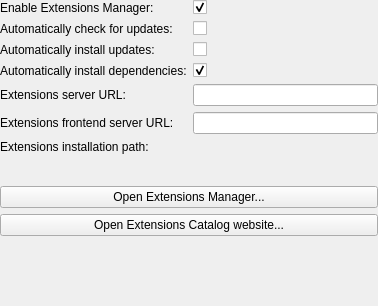
<?xml version="1.0" encoding="UTF-8"?>
<ui version="4.0">
 <class>qCjyxSettingsExtensionsPanel</class>
 <widget class="ctkSettingsPanel" name="qCjyxSettingsExtensionsPanel">
  <property name="geometry">
   <rect>
    <x>0</x>
    <y>0</y>
    <width>378</width>
    <height>306</height>
   </rect>
  </property>
  <property name="windowTitle">
   <string>Extensions</string>
  </property>
  <layout class="QVBoxLayout" name="verticalLayout">
   <property name="leftMargin">
    <number>0</number>
   </property>
   <property name="topMargin">
    <number>0</number>
   </property>
   <property name="rightMargin">
    <number>0</number>
   </property>
   <property name="bottomMargin">
    <number>0</number>
   </property>
   <item>
    <layout class="QFormLayout" name="formLayout">
     <property name="fieldGrowthPolicy">
      <enum>QFormLayout::AllNonFixedFieldsGrow</enum>
     </property>
     <item row="0" column="0">
      <widget class="QLabel" name="ExtensionsManagerEnabledLabel">
       <property name="text">
        <string>Enable Extensions Manager:</string>
       </property>
      </widget>
     </item>
     <item row="0" column="1">
      <widget class="QCheckBox" name="ExtensionsManagerEnabledCheckBox">
       <property name="toolTip">
        <string>Hide Extensions Manager from the application user interface. Automatic updates are performed even if the Extensions Manager is disabled.</string>
       </property>
       <property name="text">
        <string/>
       </property>
       <property name="checked">
        <bool>true</bool>
       </property>
      </widget>
     </item>
     <item row="1" column="0">
      <widget class="QLabel" name="AutoUpdateCheckLabel">
       <property name="text">
        <string>Automatically check for updates:</string>
       </property>
      </widget>
     </item>
     <item row="1" column="1">
      <widget class="QCheckBox" name="AutoUpdateCheckCheckBox">
       <property name="toolTip">
        <string>Periodically check the extensions server for updates</string>
       </property>
       <property name="text">
        <string/>
       </property>
       <property name="checked">
        <bool>false</bool>
       </property>
      </widget>
     </item>
     <item row="2" column="0">
      <widget class="QLabel" name="AutoUpdateInstallLabel">
       <property name="text">
        <string>Automatically install updates:</string>
       </property>
      </widget>
     </item>
     <item row="2" column="1">
      <widget class="QCheckBox" name="AutoUpdateInstallCheckBox">
       <property name="toolTip">
        <string>If updates are found then install them automatically</string>
       </property>
       <property name="text">
        <string/>
       </property>
       <property name="checked">
        <bool>false</bool>
       </property>
      </widget>
     </item>
     <item row="4" column="0">
      <widget class="QLabel" name="ExtensionsServerUrlLabel">
       <property name="text">
        <string>Extensions server URL:</string>
       </property>
      </widget>
     </item>
     <item row="4" column="1">
      <widget class="QLineEdit" name="ExtensionsServerUrlLineEdit"/>
     </item>
     <item row="5" column="0">
      <widget class="QLabel" name="ExtensionsFrontendServerUrlLabel">
       <property name="text">
        <string>Extensions frontend server URL:</string>
       </property>
      </widget>
     </item>
     <item row="5" column="1">
      <widget class="QLineEdit" name="ExtensionsFrontendServerUrlLineEdit"/>
     </item>
     <item row="6" column="0">
      <widget class="QLabel" name="ExtensionsInstallPathLabel">
       <property name="text">
        <string>Extensions installation path:</string>
       </property>
      </widget>
     </item>
     <item row="6" column="1">
      <widget class="ctkDirectoryButton" name="ExtensionsInstallPathButton"/>
     </item>
     <item row="7" column="1">
      <spacer name="verticalSpacer_2">
       <property name="orientation">
        <enum>Qt::Vertical</enum>
       </property>
       <property name="sizeType">
        <enum>QSizePolicy::Fixed</enum>
       </property>
       <property name="sizeHint" stdset="0">
        <size>
         <width>20</width>
         <height>20</height>
        </size>
       </property>
      </spacer>
     </item>
     <item row="8" column="0" colspan="2">
      <widget class="QPushButton" name="OpenExtensionsManagerPushButton">
       <property name="text">
        <string>Open Extensions Manager...</string>
       </property>
       <property name="icon">
        <iconset resource="../qCjyxBaseQTGUI.qrc">
         <normaloff>:/Icons/ExtensionDefaultIcon.png</normaloff>:/Icons/ExtensionDefaultIcon.png</iconset>
       </property>
      </widget>
     </item>
     <item row="9" column="0" colspan="2">
      <widget class="QPushButton" name="OpenExtensionsCatalogWebsitePushButton">
       <property name="text">
        <string>Open Extensions Catalog website...</string>
       </property>
       <property name="toolTip">
        <string>Open Extensions Catalog website in the default web browser. Useful for downloading extension packages for offline use.</string>
      </property>
      </widget>
     </item>
     <item row="3" column="0">
      <widget class="QLabel" name="AutoUpdateInstallLabel_2">
       <property name="text">
        <string>Automatically install dependencies:</string>
       </property>
      </widget>
     </item>
     <item row="3" column="1">
      <widget class="QCheckBox" name="AutoInstallDependenciesCheckBox">
       <property name="toolTip">
        <string>Automatically install required additional extensions when installing an extension</string>
       </property>
       <property name="text">
        <string/>
       </property>
       <property name="checked">
        <bool>true</bool>
       </property>
      </widget>
     </item>
    </layout>
   </item>
   <item>
    <spacer name="verticalSpacer">
     <property name="orientation">
      <enum>Qt::Vertical</enum>
     </property>
     <property name="sizeType">
      <enum>QSizePolicy::Expanding</enum>
     </property>
     <property name="sizeHint" stdset="0">
      <size>
       <width>0</width>
       <height>40</height>
      </size>
     </property>
    </spacer>
   </item>
  </layout>
 </widget>
 <customwidgets>
  <customwidget>
   <class>ctkDirectoryButton</class>
   <extends>QWidget</extends>
   <header>ctkDirectoryButton.h</header>
  </customwidget>
  <customwidget>
   <class>ctkSettingsPanel</class>
   <extends>QWidget</extends>
   <header>ctkSettingsPanel.h</header>
   <container>1</container>
  </customwidget>
 </customwidgets>
 <resources>
  <include location="../qCjyxBaseQTGUI.qrc"/>
 </resources>
 <connections/>
</ui>
